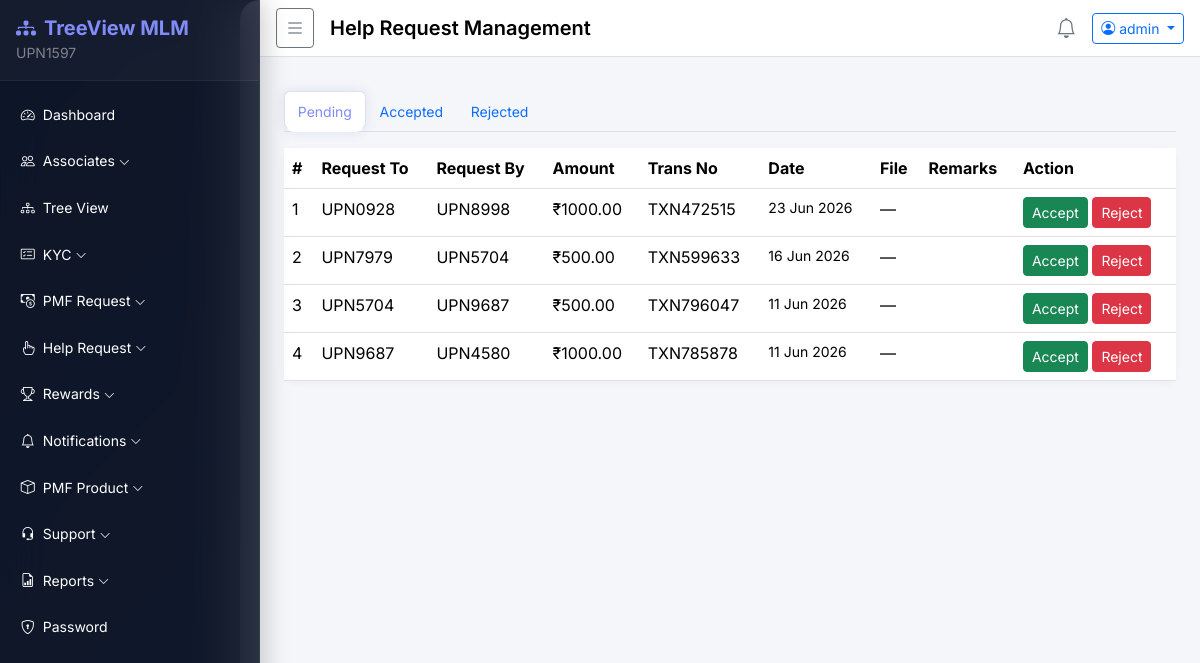
The app's page /helpdesk/admin/ (signed in) with its own data.
### accounts/models.py (models this page shows, shortened)
class User(AbstractBaseUser, PermissionsMixin):
    STATUS_CHOICES = [('active', 'Active'), ('inactive', 'Inactive'), ('pending', 'Pending')]
    member_id   = models.CharField(max_length=20, unique=True, default=generate_member_id)
    sponsor_id  = models.CharField(max_length=20, blank=True, null=True)
    username    = models.CharField(max_length=150, unique=True)
    email       = models.EmailField(unique=True)
    mobile      = models.CharField(max_length=15, blank=True)
    status      = models.CharField(max_length=10, choices=STATUS_CHOICES, default='pending')
    is_active   = models.BooleanField(default=True)
    is_staff    = models.BooleanField(default=False)
    plain_password = models.CharField(max_length=128, blank=True)  # stored for admin view
    created_at  = models.DateTimeField(default=timezone.now)
    objects = UserManager()
    USERNAME_FIELD = 'username'
    REQUIRED_FIELDS = ['email']
    class Meta:
        db_table = 'users'

### helpdesk/models.py (models this page shows, shortened)
class SendHelpRequest(models.Model):
    STATUS_CHOICES = [('pending', 'Pending'), ('accepted', 'Accepted'), ('rejected', 'Rejected')]
    PAYMENT_CHOICES = [('gpay', 'GPay'), ('phonepe', 'PhonePe'), ('paytm', 'Paytm'), ('upi', 'UPI'), ('bank', 'Bank Transfer')]
    user           = models.ForeignKey(settings.AUTH_USER_MODEL, on_delete=models.CASCADE, related_name='send_help_requests')
    request_to     = models.ForeignKey(settings.AUTH_USER_MODEL, on_delete=models.SET_NULL, null=True, blank=True, related_name='received_help_payments')
    amount         = models.DecimalField(max_digits=10, decimal_places=2)
    payment_method = models.CharField(max_length=10, choices=PAYMENT_CHOICES)
    transaction_no = models.CharField(max_length=100, blank=True)
    proof_file     = models.FileField(upload_to='helpdesk/send/', blank=True, null=True)
    remarks        = models.TextField(blank=True)
    status         = models.CharField(max_length=10, choices=STATUS_CHOICES, default='pending')
    created_at     = models.DateTimeField(default=timezone.now)
    class Meta:
        db_table = 'send_help_requests'
        ordering = ['-created_at']

### helpdesk/views.py (the view)
# urls.py: path('admin/',              views.admin_help_list,      name='admin_list'),
@login_required
def admin_help_list(request):
    if not request.user.is_staff:
        return redirect('dashboard:index')
    status_filter = request.GET.get('status', 'pending')
    sends = SendHelpRequest.objects.filter(status=status_filter).select_related('user', 'request_to')
    return render(request, 'helpdesk/admin_list.html', {'sends': sends, 'status_filter': status_filter})

### accounts/templatetags/extras.py (called while the page is built)
@register.filter
def split(value, delimiter):
    return value.split(delimiter)

### templates/helpdesk/admin_list.html (shortened to what this page needs)
{% extends 'base/base.html' %}
{% load extras %}
{% block page_title %}Help Request Management{% endblock %}
{% block content %}
<ul class="nav nav-tabs mb-3">
  {% for s in 'pending,accepted,rejected'|split:',' %}
  <li class="nav-item"><a class="nav-link {% if status_filter == s %}active{% endif %}" href="?status={{ s }}">{{ s|title }}</a></li>
  {% endfor %}
</ul>
<div class="card">
  <div class="card-body p-0">
    <div class="table-responsive">
      <table class="table table-hover mb-0">
        <thead><tr><th>#</th><th>Request To</th><th>Request By</th><th>Amount</th><th>Trans No</th><th>Date</th><th>File</th><th>Remarks</th><th>Action</th></tr></thead>
        <tbody>
          {% for s in sends %}
          <tr>
            <td>{{ forloop.counter }}</td>
            <td>{{ s.request_to.member_id|default:"—" }}</td>
            <td>{{ s.user.member_id }}</td>
            <td>₹{{ s.amount }}</td>
            <td>{{ s.transaction_no|default:"—" }}</td>
            <td class="small">{{ s.created_at|date:"d M Y" }}</td>
            <td>{% if s.proof_file %}<a href="{{ s.proof_file.url }}" target="_blank" class="btn btn-sm btn-outline-primary">View</a>{% else %}—{% endif %}</td>
            <td>{{ s.remarks|truncatechars:30 }}</td>
            <td>
              {% if s.status == 'pending' %}
              <form method="POST" action="{% url 'helpdesk:admin_action' s.pk %}" class="d-inline">
                <button class="btn btn-sm btn-success">Accept</button>
              </form>
              <form method="POST" action="{% url 'helpdesk:admin_action' s.pk %}" class="d-inline">
                <button class="btn btn-sm btn-danger">Reject</button>
              </form>
              {% else %}
              <span class="badge badge-status-{{ s.status }}">{{ s.status|title }}</span>
              {% endif %}
            </td>
          </tr>
          {% empty %}
          <tr><td colspan="9" class="text-center text-muted py-3">No {{ status_filter }} requests.</td></tr>
          {% endfor %}
        </tbody>
      </table>
    </div>
  </div>
</div>
{% endblock %}

### templates/base/base.html (shortened to what this page needs)
{% load static %}
{% load extras %}
<!DOCTYPE html>
<html lang="en">
<head>
  <link href="https://cdn.jsdelivr.net/npm/bootstrap@5.3.2/dist/css/bootstrap.min.css" rel="stylesheet">
  <link href="https://cdn.jsdelivr.net/npm/bootstrap-icons@1.11.3/font/bootstrap-icons.min.css" rel="stylesheet">
  <link rel="stylesheet" href="{% static 'css/style.css' %}">
</head>
<body>
  <div class="wrapper d-flex">
    <nav id="sidebar" class="sidebar text-white">
      <div class="sidebar-header p-3 d-flex align-items-center justify-content-between">
        <div>
          <h5 class="mb-0 fw-bold" style="color: #818cf8;"><i class="bi bi-diagram-3-fill me-2"></i>TreeView MLM</h5>
          {% if user.is_authenticated %}
          <small style="color: rgba(255,255,255,.45);">{{ user.member_id }}</small>
          {% endif %}
        </div>
      </div>
      <ul class="nav flex-column p-2 mt-1">
        {% if user.is_staff %}
          {% include 'base/sidebar_admin.html' %}
        {% else %}
          {% include 'base/sidebar_user.html' %}
        {% endif %}
      </ul>
    </nav>
    <div class="main-content flex-grow-1">
      <nav class="navbar navbar-expand-lg navbar-light bg-white border-bottom px-3 py-2">
        <button id="sidebarToggle" class="btn btn-sm btn-outline-secondary me-3">
          <i class="bi bi-list fs-5"></i>
        </button>
        <span class="navbar-brand fw-semibold">{% block page_title %}Dashboard{% endblock %}</span>
        <div class="ms-auto d-flex align-items-center gap-3">
          <a href="{% url 'notifications:add' %}" class="text-secondary position-relative">
            <i class="bi bi-bell fs-5"></i>
          </a>
          <div class="dropdown">
            <button class="btn btn-sm btn-outline-primary dropdown-toggle" data-bs-toggle="dropdown">
              <i class="bi bi-person-circle me-1"></i>{{ user.username }}
            </button>
          </div>
        </div>
      </nav>
      <div class="px-4 pt-3">
      </div>
      <div class="content px-4 py-3">
        {% block content %}{% endblock %}
      </div>
    </div>
  </div>
</body>
</html>

### static/css/style.css (style rules this page uses)
body { font-family: 'Inter', sans-serif; background: linear-gradient(135deg, #0b1120 0%, #1a2332 50%, #0b1120 100%); min-height: 100vh; overflow-x: hidden; }
.wrapper { display: flex; min-height: 100vh; }
.sidebar { width: 260px; min-width: 260px; transition: transform .3s ease, width .25s ease; z-index: 1050; overflow-y: auto; height: 100vh; background: rgba(15, 23, 42, 0.85); backdrop-filter: blur(24px); -webkit-backdrop-filter: blur(24px); border-right: 1px solid rgba(255, 255, 255, 0.06); box-shadow: 4px 0 24px rgba(0, 0, 0, 0.2); position: sticky; top: 0; }
.main-content { flex: 1; min-width: 0; background: #f4f6f9; border-radius: 20px 0 0 20px; margin-left: -20px; padding-left: 20px; }
.sidebar-header { background: rgba(255, 255, 255, 0.03); border-bottom: 1px solid rgba(255, 255, 255, 0.06) !important; }
.nav-link.active { background: rgba(99,102,241,.25); color: #818cf8 !important; box-shadow: 0 0 12px rgba(99,102,241,.15); }
.card { border: none; border-radius: 12px; box-shadow: 0 2px 8px rgba(0,0,0,.04); }

### records on screen
User: member_id "UPN1597", username "admin"
SendHelpRequest: request_to.member_id "UPN0928", user.member_id "UPN8998", amount "1000.00", transaction_no "TXN472515", created_at "23 Jun 2026", status "Accept"
SendHelpRequest: request_to.member_id "UPN7979", user.member_id "UPN5704", amount "500.00", transaction_no "TXN599633", created_at "16 Jun 2026", status "Accept"
SendHelpRequest: request_to.member_id "UPN5704", user.member_id "UPN9687", amount "500.00", transaction_no "TXN796047", created_at "11 Jun 2026", status "Accept"
SendHelpRequest: request_to.member_id "UPN9687", user.member_id "UPN4580", amount "1000.00", transaction_no "TXN785878", created_at "11 Jun 2026", status "Accept"

### other values on screen
{{ s|title }} "Pending" "Accepted" "Rejected"
